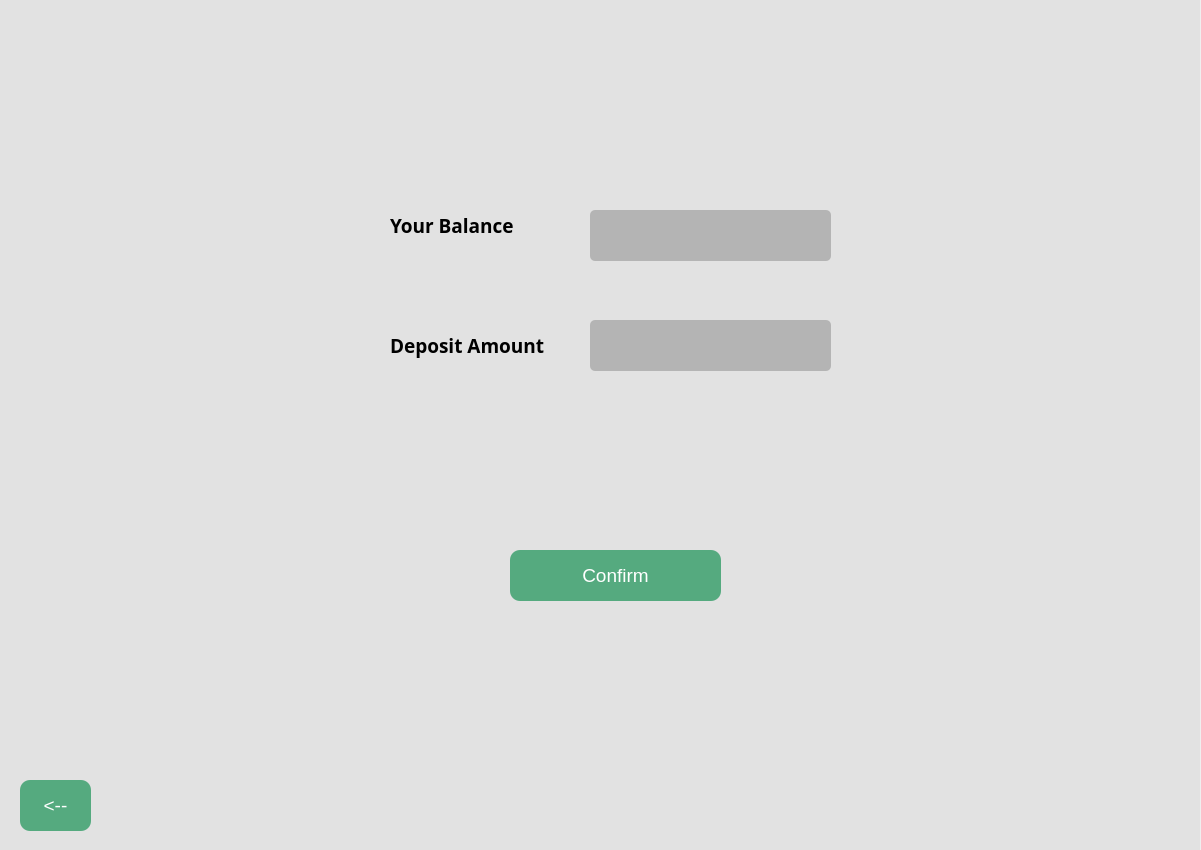
<?xml version="1.0" encoding="UTF-8"?>
<ui version="4.0">
 <class>Dialog2</class>
 <widget class="QDialog" name="Dialog2">
  <property name="geometry">
   <rect>
    <x>0</x>
    <y>0</y>
    <width>1201</width>
    <height>850</height>
   </rect>
  </property>
  <property name="windowTitle">
   <string>Dialog</string>
  </property>
  <widget class="QWidget" name="widget" native="true">
   <property name="geometry">
    <rect>
     <x>0</x>
     <y>0</y>
     <width>1200</width>
     <height>850</height>
    </rect>
   </property>
   <property name="styleSheet">
    <string notr="true">background-color: rgb(226, 226, 226);</string>
   </property>
   <widget class="QLabel" name="label">
    <property name="geometry">
     <rect>
      <x>390</x>
      <y>200</y>
      <width>151</width>
      <height>51</height>
     </rect>
    </property>
    <property name="font">
     <font>
      <family>Yu Gothic UI Semibold</family>
      <pointsize>14</pointsize>
      <weight>75</weight>
      <bold>true</bold>
     </font>
    </property>
    <property name="styleSheet">
     <string notr="true">color: rgb(0, 0, 0);
</string>
    </property>
    <property name="text">
     <string>Your Balance</string>
    </property>
   </widget>
   <widget class="QLabel" name="balanceview">
    <property name="geometry">
     <rect>
      <x>590</x>
      <y>210</y>
      <width>241</width>
      <height>51</height>
     </rect>
    </property>
    <property name="styleSheet">
     <string notr="true">border-radius: 5px;
background-color: rgb(180, 180, 180);</string>
    </property>
    <property name="text">
     <string/>
    </property>
   </widget>
   <widget class="QLineEdit" name="depositfield">
    <property name="geometry">
     <rect>
      <x>590</x>
      <y>320</y>
      <width>241</width>
      <height>51</height>
     </rect>
    </property>
    <property name="styleSheet">
     <string notr="true">border-radius: 5px;
background-color: rgb(180, 180, 180);</string>
    </property>
   </widget>
   <widget class="QPushButton" name="confirmDeposit">
    <property name="geometry">
     <rect>
      <x>510</x>
      <y>550</y>
      <width>211</width>
      <height>51</height>
     </rect>
    </property>
    <property name="font">
     <font>
      <pointsize>14</pointsize>
     </font>
    </property>
    <property name="styleSheet">
     <string notr="true">border-radius: 10px;
color: rgb(255, 255, 255);
background-color: rgb(85, 170, 127);</string>
    </property>
    <property name="text">
     <string>Confirm</string>
    </property>
   </widget>
   <widget class="QPushButton" name="backbutton">
    <property name="geometry">
     <rect>
      <x>20</x>
      <y>780</y>
      <width>71</width>
      <height>51</height>
     </rect>
    </property>
    <property name="font">
     <font>
      <pointsize>14</pointsize>
     </font>
    </property>
    <property name="styleSheet">
     <string notr="true">border-radius: 10px;
color: rgb(255, 255, 255);
background-color: rgb(85, 170, 127);</string>
    </property>
    <property name="text">
     <string>&lt;--</string>
    </property>
   </widget>
   <widget class="QLabel" name="label_7">
    <property name="geometry">
     <rect>
      <x>390</x>
      <y>320</y>
      <width>181</width>
      <height>51</height>
     </rect>
    </property>
    <property name="font">
     <font>
      <family>Yu Gothic UI Semibold</family>
      <pointsize>14</pointsize>
      <weight>75</weight>
      <bold>true</bold>
     </font>
    </property>
    <property name="styleSheet">
     <string notr="true">color: rgb(0, 0, 0);
</string>
    </property>
    <property name="text">
     <string>Deposit Amount</string>
    </property>
   </widget>
   <widget class="QLabel" name="depositerror">
    <property name="geometry">
     <rect>
      <x>590</x>
      <y>390</y>
      <width>421</width>
      <height>21</height>
     </rect>
    </property>
    <property name="styleSheet">
     <string notr="true">border-radius: 10px;
color: rgb(255, 255, 255);
background-color: rgb(226, 226, 226);</string>
    </property>
    <property name="text">
     <string/>
    </property>
   </widget>
  </widget>
 </widget>
 <resources/>
 <connections/>
</ui>
